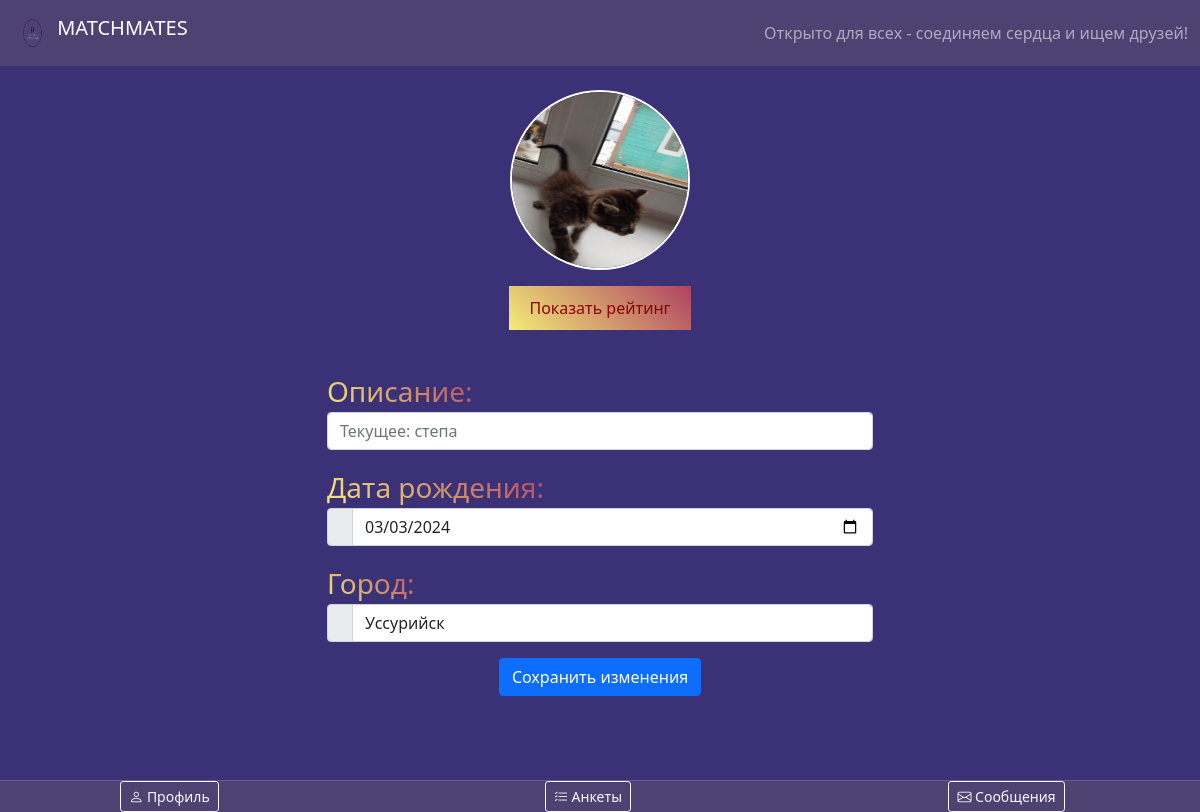
The app's page /profile/2 (signed in) with its own data.
### python.py (models this page shows, shortened)
class User(UserMixin, db.Model):
    id = db.Column(db.Integer, primary_key=True)
    nickname = db.Column(db.String(100), unique=True)
    password_hash = db.Column(db.String(100))
    dob = db.Column(db.Date)
    description = db.Column(db.Text)
    age = db.Column(db.Integer)
    photo = db.Column(db.String(1000))
    rating = db.Column(db.Integer, default=0)
    city = db.Column(db.String(100))

### python.py (the view)
@app.route('/profile/<int:user_id>')
@login_required
def profile(user_id):
    user = User.query.get(user_id)
    return render_template('profile.html', user=user)

### python.py (called while the page is built)
@login_manager.user_loader
def load_user(user_id):
    return db.session.get(User, int(user_id))

### templates/profile.html (shortened to what this page needs)
{% extends 'base.html' %}
{% block content %}
<div class="text-center my-4">
        <div  class="avatar-container">
            <img src="{{ current_user.photo }}" alt="avatar"   onclick="document.getElementById('avatarInput').click();" style="border-radius: 50%; border: 2px solid white; width: 180px; height: 180px; cursor: pointer;">
        </div>
    <div class="my-3">
        <button id="ratingButton" class="gradient-border" onmouseover="showRatingTooltip()" onmouseout="hideRatingTooltip()">Показать рейтинг</button>
        </div>
</div>
<div class="container">
    <form action="{{ url_for('update_description') }}" method="post">
        <div class="row justify-content-center">
            <div class="col-md-6 col-sm-12">
                <span class="gradient-text fs-3">Описание:</span>
                <div class="form-group mb-3">
                    <input type="text" class="form-control" name="description" placeholder="Текущее: {{ current_user.description }}">
                </div>
                <span class="gradient-text fs-3">Дата рождения:</span>
                <div class="form-group mb-3">
                    <div class="input-group">
                        <span class="input-group-text"></span>
                        <input type="date" class="form-control" name="dob" value="{{ current_user.dob }}" required>
                    </div>
                </div>
                <span class="gradient-text fs-3">Город:</span>
                <div class="form-group mb-3">
                    <div class="input-group">
                        <span class="input-group-text"></span>
                        <input type="text" class="form-control" name="city" value="{{ current_user.city }}">
                    </div>
                </div>
                <div class="d-flex justify-content-center">
                    <button type="submit" class="btn btn-primary">Сохранить изменения</button>
            </div>
        </div>
    </form>
</div>
{% endblock content %}

### templates/base.html (style rules this page uses)
body { background-color:#3B3176; display: flex; flex-direction: column; flex: 1 0 auto; margin-bottom: 100px; }

### templates/profile.html (style rules this page uses)
.gradient-border { border: none; padding: 10px 20px; background: linear-gradient(45deg, #f3ec78, #af4261); color: rgb(136, 5, 5); cursor: pointer; outline: none; position: relative; }
.gradient-text { background: linear-gradient(45deg, #f3ec78, #af4261); background-clip: text; color: transparent; }

### records on screen
User: description "Текущее: степа", dob "03/03/2024", city "Уссурийск"
